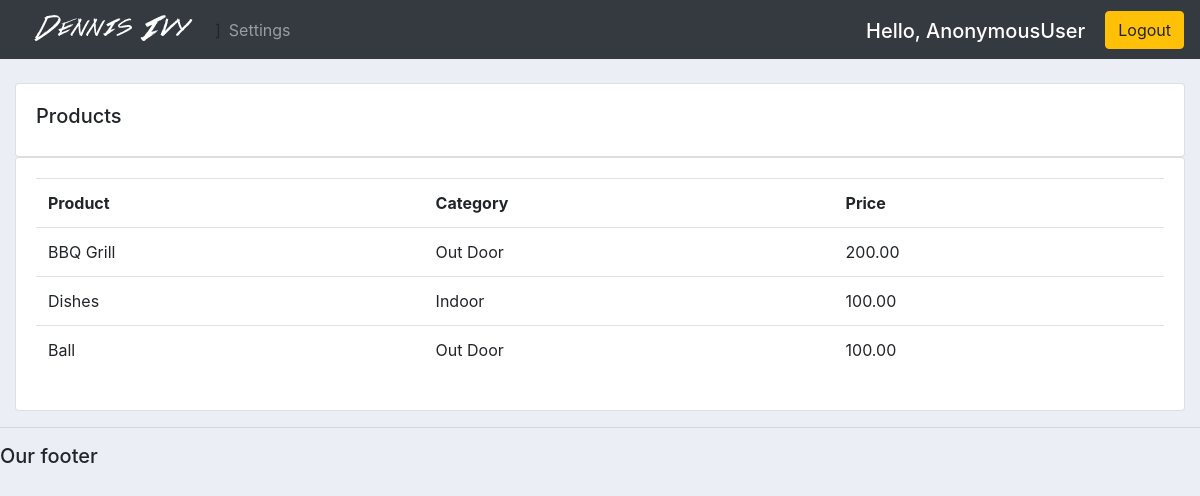
The app's page /product/ with its own data.
### account/models.py (models this page shows, shortened)
class Product(models.Model):
    CATEGORY = (
			('Indoor', 'Indoor'),
			('Out Door', 'Out Door'),
			)
    name = models.CharField(max_length=200)
    price = models.DecimalField(max_digits=7, decimal_places=2)
    category = models.CharField(max_length=200, null=True,choices=CATEGORY)
    discription = models.CharField(max_length=200, null=True)
    date_created = models.DateTimeField(auto_now_add=True)
    tags = models.ManyToManyField(Tag)

### account/views.py (the view)
# urls.py: path('product/', views.prodcutpage, name='product' ),
def prodcutpage(request):
    product = Product.objects.all()
    context = {'product': product}
    return render (request, 'account/product.html',context )

### account/templates/account/product.html (shortened to what this page needs)
{%  extends 'account/main.html' %}
{% block content %}
		<br>
		<div class="row">
			<div class="col-md">
				<div class="card card-body">
					<h5>Products</h5>
				</div>
				<div class="card card-body">
					<table class="table">
						<tr>
							<th>Product</th>
							<th>Category</th>
							<th>Price</th>
						</tr>
						{% for i in product  %}
						<tr>
							<td>{{i.name}}</td>
							<td>{{i.category}}</td>
							<td>{{i.price}}</td>
						</tr>
						{% endfor %}
					</table>
				</div>
			</div>
		</div>
{% endblock content %}

### static/css/main.css (style rules this page uses)
body { background-color: #ebeff5; }

### records on screen
Product: name "BBQ Grill", category "Out Door", price "200.00"
Product: name "Dishes", category "Indoor", price "100.00"
Product: name "Ball", category "Out Door", price "100.00"

### other values on screen
{{ request.user }} "AnonymousUser"
